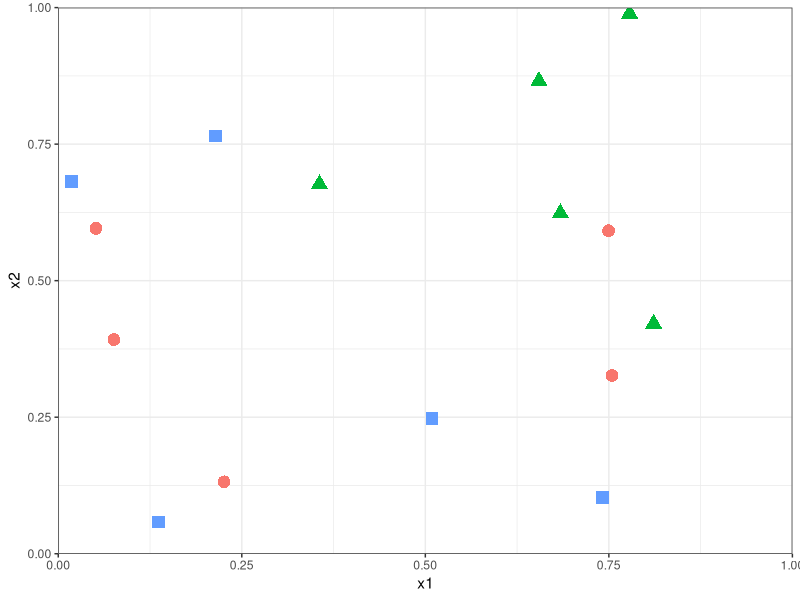

Write R code to recreate this figure.
## ---- chunk 1
knitr::opts_chunk$set(echo = TRUE)
library(tidyverse)
## ---- chunk 2
set.seed(75)

n <- 16
x1 <- runif(n)
x2 <- runif(n)
group <- as.factor(sample(1:3, n, replace = TRUE))
levels(group) <- c("circle", "triangle", "square")
shapes <- data.frame(x1, x2, group)
shapes[1, 2] <- .765 # tweaks to make a more interesting configuration
shapes[9, 1] <- .741
shapes <- shapes[-7, ]



library(ggplot2)
ggplot(shapes, aes(x = x1, y = x2, col = group, shape = group)) +
  geom_point(size = 4) +
  scale_x_continuous(expand = c(0, 0) , limits = c(0, 1)) +
  scale_y_continuous(expand = c(0, 0), limits = c(0, 1)) +
  scale_color_discrete(guide = FALSE) +
  scale_shape_discrete(guide = FALSE) +
  theme_bw()
## ---- chunk 3
crime_trn<-read_csv("data/crime.csv")
## ---- chunk 4
crime_tst<-read_csv("data/crime_tst.csv")
